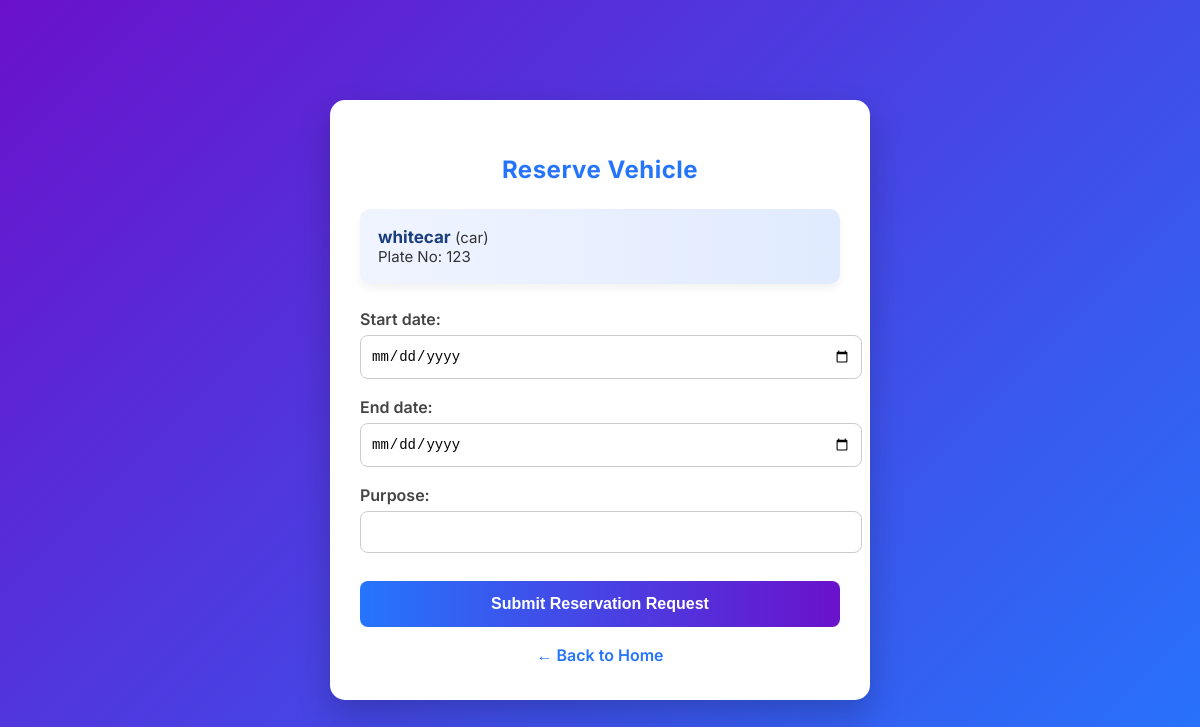
/reservations/vehicle/4/reserve/ (signed in), run on the app's committed database.
### vehicles/models.py (models this page shows, shortened)
class Vehicle(models.Model):
    VEHICLE_TYPES = [
        ("bike", "Bike"),
        ("scooter", "Scooter"),
        ("car", "Car"),
        ("van", "Van"),
        ("truck", "Truck"),
    ]
    class ApprovalStatus(models.TextChoices):
        PENDING = "pending", "Pending"
        APPROVED = "approved", "Approved"
        REJECTED = "rejected", "Rejected"
    owner = models.ForeignKey(
        settings.AUTH_USER_MODEL,
        on_delete=models.CASCADE,
        related_name="vehicles",
    )
    vehicle_type = models.CharField(max_length=20, choices=VEHICLE_TYPES)
    model_name = models.CharField(max_length=120)
    number_plate_no = models.CharField(max_length=50, unique=True)
    license_no = models.CharField(max_length=50)
    license_front_photo = models.ImageField(upload_to=upload_vehicle_doc)
    license_back_photo = models.ImageField(upload_to=upload_vehicle_doc)
    bluebook_photo = models.ImageField(upload_to=upload_vehicle_doc)
    vehicle_photo_with_plate = models.ImageField(upload_to=upload_vehicle_doc)
    status = models.CharField(
        max_length=20, choices=ApprovalStatus.choices, default=ApprovalStatus.PENDING
    )
    admin_feedback = models.TextField(blank=True)
    submitted_at = models.DateTimeField(auto_now_add=True)
    reviewed_at = models.DateTimeField(null=True, blank=True)
    reviewed_by = models.ForeignKey(
        settings.AUTH_USER_MODEL,
        on_delete=models.SET_NULL,
        null=True,
        blank=True,
        related_name="vehicle_reviews",
    )

### reservations/views.py (the view)
# urls.py: path("vehicle/<int:vehicle_id>/reserve/", views.reserve_vehicle, name="reserve_vehicle"),
@login_required
def reserve_vehicle(request, vehicle_id: int):
    vehicle = get_object_or_404(
        Vehicle,
        id=vehicle_id,
        status=Vehicle.ApprovalStatus.APPROVED,
    )
    if request.method == "POST":
        form = ReservationCreateForm(request.POST)
        if form.is_valid():
            try:
                res = create_reservation(
                    user=request.user,
                    vehicle_id=vehicle.id,
                    start_date=form.cleaned_data["start_date"],
                    end_date=form.cleaned_data["end_date"],
                    purpose=form.cleaned_data["purpose"],
                )
                messages.success(request, "Reservation request submitted (Pending owner approval).")
                return redirect("my_reservations")
            except Exception as e:
                messages.error(request, str(e))
    else:
        form = ReservationCreateForm()
    return render(request, "reservations/reserve_vehicle.html", {"vehicle": vehicle, "form": form})

### reservations/forms.py
class ReservationCreateForm(forms.ModelForm):
    class Meta:
        model = Reservation
        fields = ["start_date", "end_date", "purpose"]
        widgets = {
            "start_date": forms.DateInput(attrs={"type": "date"}),
            "end_date": forms.DateInput(attrs={"type": "date"}),
        }

### accounts/models.py (called while the page is built)
    @property
    def is_owner(self) -> bool:
        return self.role == self.Roles.OWNER

### templates/reservations/reserve_vehicle.html (shortened to what this page needs)
<!DOCTYPE html>
<html lang="en">
<head>
</head>
<body>
<div class="reserve-container">
    <h2>Reserve Vehicle</h2>
    <div class="vehicle-summary">
        <strong>{{ vehicle.model_name }}</strong> ({{ vehicle.vehicle_type }})<br>
        Plate No: {{ vehicle.number_plate_no }}
    </div>
    <form method="post">
        {% for field in form %}
            <p>
                {{ field.label_tag }}
                {{ field }}
            </p>
        {% endfor %}
        <button type="submit" class="submit-btn">
            Submit Reservation Request
        </button>
    </form>
    <a href="{% url 'home' %}" class="back-link">
        ← Back to Home
    </a>
</div>
</body>
</html>

### templates/reservations/reserve_vehicle.html (style rules this page uses)
body { margin: 0; padding: 0; font-family: 'Inter', sans-serif; background: linear-gradient(135deg, #6a11cb, #2575fc); display: flex; justify-content: center; align-items: center; min-height: 100vh; }
.reserve-container { background: #ffffff; width: 100%; max-width: 480px; padding: 35px 30px; border-radius: 15px; box-shadow: 0 15px 35px rgba(0,0,0,0.2); transition: transform 0.3s; }
h2 { text-align: center; margin-bottom: 25px; color: #2575fc; font-weight: 700; letter-spacing: 0.5px; }
.vehicle-summary { background: linear-gradient(90deg, #f0f4ff, #e0ebff); padding: 18px; border-radius: 10px; margin-bottom: 25px; font-size: 15px; color: #333; box-shadow: 0 5px 10px rgba(0,0,0,0.05); }
.vehicle-summary strong { font-size: 17px; color: #1a3d7c; }
form p { margin-bottom: 18px; }
form label { display: block; margin-bottom: 6px; font-weight: 600; color: #444; }
form input, form select, form textarea { width: 100%; padding: 12px 10px; border-radius: 8px; border: 1px solid #ccc; font-size: 14px; transition: border 0.3s, box-shadow 0.3s; }
.submit-btn { width: 100%; padding: 14px; margin-top: 10px; background: linear-gradient(90deg, #2575fc, #6a11cb); border: none; border-radius: 8px; color: #fff; font-size: 16px; font-weight: 700; cursor: pointer; transition: background 0.3s, transform 0.2s; }
.back-link { display: block; text-align: center; margin-top: 18px; text-decoration: none; font-weight: 600; color: #2575fc; transition: color 0.3s; }

### data on the page
Vehicle: model_name "whitecar", vehicle_type "car", number_plate_no "123"

### other printed values
{{ field.label_tag }} "Start date:" "End date:" "Purpose:"
